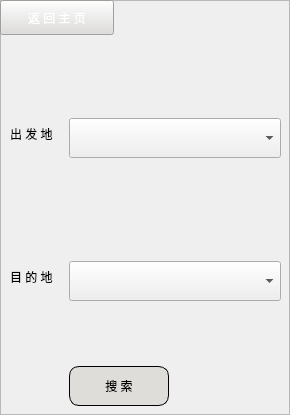
                    <widget class="QFrame" name="frame_6">
                     <property name="sizePolicy">
                      <sizepolicy hsizetype="Expanding" vsizetype="Preferred">
                       <horstretch>1</horstretch>
                       <verstretch>0</verstretch>
                      </sizepolicy>
                     </property>
                     <property name="frameShape">
                      <enum>QFrame::StyledPanel</enum>
                     </property>
                     <property name="frameShadow">
                      <enum>QFrame::Raised</enum>
                     </property>
                     <widget class="QWidget" name="formLayoutWidget">
                      <property name="geometry">
                       <rect>
                        <x>10</x>
                        <y>80</y>
                        <width>271</width>
                        <height>326</height>
                       </rect>
                      </property>
                      <layout class="QFormLayout" name="formLayout">
                       <item row="1" column="0">
                        <widget class="QLabel" name="label_from">
                         <property name="styleSheet">
                          <string notr="true">QLabel{
	
	font: 16pt &quot;Noto Sans Brahmi&quot;;
}</string>
                         </property>
                         <property name="text">
                          <string>出 发 地   </string>
                         </property>
                        </widget>
                       </item>
                       <item row="1" column="1">
                        <widget class="QComboBox" name="comboBox_from">
                         <property name="minimumSize">
                          <size>
                           <width>0</width>
                           <height>40</height>
                          </size>
                         </property>
                         <property name="maximumSize">
                          <size>
                           <width>16777215</width>
                           <height>40</height>
                          </size>
                         </property>
                         <item>
                          <property name="text">
                           <string/>
                          </property>
                         </item>
                         <item>
                          <property name="text">
                           <string>重庆</string>
                          </property>
                         </item>
                         <item>
                          <property name="text">
                           <string>成都</string>
                          </property>
                         </item>
                         <item>
                          <property name="text">
                           <string>广州</string>
                          </property>
                         </item>
                         <item>
                          <property name="text">
                           <string>深圳</string>
                          </property>
                         </item>
                         <item>
                          <property name="text">
                           <string>北京</string>
                          </property>
                         </item>
                         <item>
                          <property name="text">
                           <string>上海</string>
                          </property>
                         </item>
                         <item>
                          <property name="text">
                           <string>郑州</string>
                          </property>
                         </item>
                         <item>
                          <property name="text">
                           <string>武汉</string>
                          </property>
                         </item>
                         <item>
                          <property name="text">
                           <string>长沙</string>
                          </property>
                         </item>
                         <item>
                          <property name="text">
                           <string>衡山</string>
                          </property>
                         </item>
                         <item>
                          <property name="text">
                           <string>杭州</string>
                          </property>
                         </item>
                         <item>
                          <property name="text">
                           <string>南京</string>
                          </property>
                         </item>
                        </widget>
                       </item>
                       <item row="6" column="0">
                        <widget class="QLabel" name="label_to">
                         <property name="styleSheet">
                          <string notr="true">QLabel{
	
	font: 16pt &quot;Noto Sans Brahmi&quot;;
}</string>
                         </property>
                         <property name="text">
                          <string>目 的 地   </string>
                         </property>
                        </widget>
                       </item>
                       <item row="6" column="1">
                        <widget class="QComboBox" name="comboBox_to">
                         <property name="minimumSize">
                          <size>
                           <width>0</width>
                           <height>40</height>
                          </size>
                         </property>
                         <property name="maximumSize">
                          <size>
                           <width>16777215</width>
                           <height>40</height>
                          </size>
                         </property>
                         <item>
                          <property name="text">
                           <string/>
                          </property>
                         </item>
                         <item>
                          <property name="text">
                           <string>重庆</string>
                          </property>
                         </item>
                         <item>
                          <property name="text">
                           <string>成都</string>
                          </property>
                         </item>
                         <item>
                          <property name="text">
                           <string>北京</string>
                          </property>
                         </item>
                         <item>
                          <property name="text">
                           <string>上海</string>
                          </property>
                         </item>
                         <item>
                          <property name="text">
                           <string>广州</string>
                          </property>
                         </item>
                         <item>
                          <property name="text">
                           <string>深圳</string>
                          </property>
                         </item>
                         <item>
                          <property name="text">
                           <string>武汉</string>
                          </property>
                         </item>
                         <item>
                          <property name="text">
                           <string>长沙</string>
                          </property>
                         </item>
                         <item>
                          <property name="text">
                           <string>郑州</string>
                          </property>
                         </item>
                         <item>
                          <property name="text">
                           <string>衡山</string>
                          </property>
                         </item>
                         <item>
                          <property name="text">
                           <string>杭州</string>
                          </property>
                         </item>
                         <item>
                          <property name="text">
                           <string>南京</string>
                          </property>
                         </item>
                        </widget>
                       </item>
                       <item row="8" column="1">
                        <widget class="QPushButton" name="Button_partition2">
                         <property name="styleSheet">
                          <string notr="true">QPushButton{
	border:none;
	
	background-color: rgba(255, 255, 255,0);
}</string>
                         </property>
                         <property name="text">
                          <string/>
                         </property>
                        </widget>
                       </item>
                       <item row="9" column="1">
                        <widget class="QPushButton" name="Button_buy_fromto_enter">
                         <property name="minimumSize">
                          <size>
                           <width>100</width>
                           <height>40</height>
                          </size>
                         </property>
                         <property name="maximumSize">
                          <size>
                           <width>100</width>
                           <height>40</height>
                          </size>
                         </property>
                         <property name="styleSheet">
                          <string notr="true">QPushButton{
	border:1px solid;
	border-radius: 10px;
	background-color: rgb(222, 221, 218);
	font: 16pt &quot;Noto Sans Brahmi&quot;;
}

QPushButton:pressed{
	padding-top:3px;
	padding-left:3px;
}</string>
                         </property>
                         <property name="text">
                          <string>搜 索</string>
                         </property>
                        </widget>
                       </item>
                       <item row="5" column="1">
                        <spacer name="verticalSpacer">
                         <property name="orientation">
                          <enum>Qt::Vertical</enum>
                         </property>
                         <property name="sizeHint" stdset="0">
                          <size>
                           <width>20</width>
                           <height>40</height>
                          </size>
                         </property>
                        </spacer>
                       </item>
                       <item row="2" column="1">
                        <spacer name="verticalSpacer_2">
                         <property name="orientation">
                          <enum>Qt::Vertical</enum>
                         </property>
                         <property name="sizeHint" stdset="0">
                          <size>
                           <width>20</width>
                           <height>40</height>
                          </size>
                         </property>
                        </spacer>
                       </item>
                       <item row="0" column="1">
                        <spacer name="verticalSpacer_3">
                         <property name="orientation">
                          <enum>Qt::Vertical</enum>
                         </property>
                         <property name="sizeHint" stdset="0">
                          <size>
                           <width>20</width>
                           <height>40</height>
                          </size>
                         </property>
                        </spacer>
                       </item>
                       <item row="7" column="1">
                        <spacer name="verticalSpacer_4">
                         <property name="orientation">
                          <enum>Qt::Vertical</enum>
                         </property>
                         <property name="sizeHint" stdset="0">
                          <size>
                           <width>20</width>
                           <height>40</height>
                          </size>
                         </property>
                        </spacer>
                       </item>
                       <item row="4" column="1">
                        <widget class="QPushButton" name="Button_buy_turn">
                         <property name="styleSheet">
                          <string notr="true">QPushButton{
	border:none;
	background-color: rgba(255, 255, 255,0);
}
QPushButton:pressed{
	padding-top: 5px;
	padding-left: 5px;
}</string>
                         </property>
                         <property name="text">
                          <string/>
                         </property>
                         <property name="icon">
                          <iconset resource="svg.qrc">
                           <normaloff>:/src/ICONS/turn.svg</normaloff>:/src/ICONS/turn.svg</iconset>
                         </property>
                         <property name="iconSize">
                          <size>
                           <width>40</width>
                           <height>40</height>
                          </size>
                         </property>
                        </widget>
                       </item>
                      </layout>
                     </widget>
                     <widget class="QPushButton" name="Button_return2">
                      <property name="geometry">
                       <rect>
                        <x>0</x>
                        <y>0</y>
                        <width>114</width>
                        <height>35</height>
                       </rect>
                      </property>
                      <property name="styleSheet">
                       <string notr="true">QPushButton{
	
	color: rgb(255, 255, 255);
	background-color: rgb(222, 221, 218);
	font: 14pt &quot;Noto Sans Brahmi&quot;;
}</string>
                      </property>
                      <property name="text">
                       <string>返 回 主 页</string>
                      </property>
                     </widget>
                    </widget>
